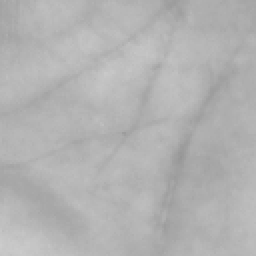
#> input picture 008-3.bmp, 128 x 128 px (shown 2 times larger)
$ python Data_enhancement_instance.py
#> lines starting #> are read from the running program, lines starting #| are printed output that depends on the picture
import os
from PIL import Image, ImageEnhance, ImageOps
import random
import numpy as np
import shutil


def get_random_angle():
    """
    返回一个旋转角度
    :return:得到一个随机的旋转角度
    """
    return random.uniform(0, 180)


# def get_random_factor():
#     random_factor = round(random.uniform(0.75, 1.30), 2)
#     return random_factor


# [43 lines left out: functions random_flip0, random_flip1, not called in this run]


def crop_center(image, size=(100, 100)):
    # 获取图像的宽度和高度
    width, height = image.size

    # 计算截取区域的左上角和右下角坐标
    left = (width - size[0]) // 2
    top = (height - size[1]) // 2
    right = left + size[0]
    bottom = top + size[1]

    # 截取图像中心的指定大小区域
    cropped_image = image.crop((left, top, right, bottom))

    return cropped_image


# 添加噪声函数
def add_noise(image, noise_factor=0.05):
    """
    在图像中添加随机噪声。
    :param image: 输入图像
    :param noise_factor: 噪声因子，控制噪声的强度
    :return: 添加噪声后的图像
    """
    img_array = np.array(image)
    noise = np.random.normal(scale=noise_factor, size=img_array.shape)
    noisy_image_array = img_array + noise
    noisy_image_array = np.clip(noisy_image_array, 0, 255).astype(np.uint8)
    return Image.fromarray(noisy_image_array)


def data_augmentation(image_path, output_path):
    # 创建输出路径
#> called with image_path = '008-3.bmp', output_path = './samples'
    if not os.path.exists(output_path):
        os.makedirs(output_path)

    # 打开图像
    original_img = Image.open(image_path)
#> original_img is the input picture: PIL image 128x128 L; min 149, max 204, mean 178.4

    # 调整亮度
    enhancer = ImageEnhance.Brightness(original_img)
    bright_img = enhancer.enhance(1.12)  # 亮度可以根据需求调整
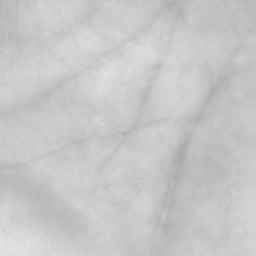
#> bright_img: PIL image 128x128 L (shown 2 times larger); min 166, max 228, mean 199.3

    # 调整对比度
    enhancer = ImageEnhance.Contrast(original_img)
    contrast_img = enhancer.enhance(1.12)  # 对比度可以根据需求调整

    # 随机噪声
    noisy_img = add_noise(original_img, noise_factor=my_noise_factor)

    # 图像翻转
    flipped_img = original_img.transpose(Image.FLIP_LEFT_RIGHT)

    # 图像旋转
    rotated_img = original_img.rotate(get_random_angle())
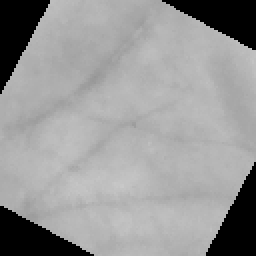
#> rotated_img: PIL image 128x128 L (shown 2 times larger); min 0, max 201, mean 151.5

    # 在图像中心截取一个my_size大小的图片
    small_img = crop_center(original_img, my_size)

    # 输出每个增强图像及原图像的拼接图像
    bright_img_with_original = Image.new('RGB', (original_img.width * 2, original_img.height))
#> bright_img_with_original: PIL image 256x128 RGB; every value is 0
    bright_img_with_original.paste(original_img, (0, 0))
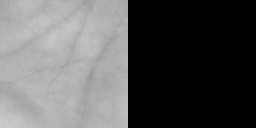
#> bright_img_with_original: PIL image 256x128 RGB; min 0, max 204, mean 89.2
    bright_img_with_original.paste(bright_img, (original_img.width, 0))
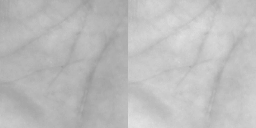
#> bright_img_with_original: PIL image 256x128 RGB; min 149, max 228, mean 188.8
    bright_img_with_original.save(os.path.join(output_path, f"bright_with_original.bmp"))

    contrast_img_with_original = Image.new('RGB', (original_img.width * 2, original_img.height))
    contrast_img_with_original.paste(original_img, (0, 0))
    contrast_img_with_original.paste(contrast_img, (original_img.width, 0))
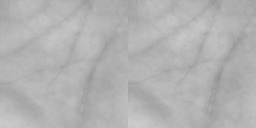
#> contrast_img_with_original: PIL image 256x128 RGB; min 145, max 207, mean 178.2
    contrast_img_with_original.save(os.path.join(output_path, f"contrast_with_original.bmp"))

    noisy_img_with_original = Image.new('RGB', (original_img.width * 2, original_img.height))
    noisy_img_with_original.paste(original_img, (0, 0))
    noisy_img_with_original.paste(noisy_img, (original_img.width, 0))
    noisy_img_with_original.save(os.path.join(output_path, f"noisy_with_original.bmp"))

    flipped_img_with_original = Image.new('RGB', (original_img.width * 2, original_img.height))
    flipped_img_with_original.paste(original_img, (0, 0))
    flipped_img_with_original.paste(flipped_img, (original_img.width, 0))
    flipped_img_with_original.save(os.path.join(output_path, f"flipped_with_original.bmp"))

    rotated_img_with_original = Image.new('RGB', (original_img.width * 2, original_img.height))
    rotated_img_with_original.paste(original_img, (0, 0))
    rotated_img_with_original.paste(rotated_img, (original_img.width, 0))
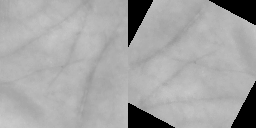
#> rotated_img_with_original: PIL image 256x128 RGB; min 0, max 204, mean 165
    rotated_img_with_original.save(os.path.join(output_path, f"rotated_with_original.bmp"))

    small_img_with_original = Image.new('RGB', (original_img.width * 2, original_img.height))
    small_img_with_original.paste(original_img, (0, 0))
    small_img_with_original.paste(small_img, (original_img.width, 0))
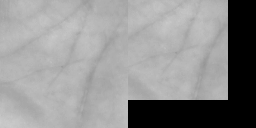
#> small_img_with_original: PIL image 256x128 RGB; min 0, max 204, mean 143.7
    small_img_with_original.save(os.path.join(output_path, f"small_with_original.bmp"))


if __name__ == "__main__":
    output_path = "./samples"
    image_path = "008-3.bmp"

    my_noise_factor = 0.03
    my_size = (100, 100)

    data_augmentation(image_path, output_path)

$ run again, with 001-1.bmp copied over 008-3.bmp
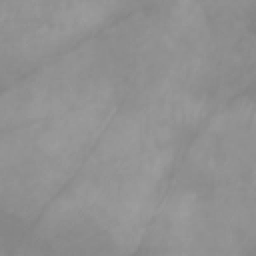
#> input picture 001-1.bmp, 128 x 128 px (shown 2 times larger)
#> in data_augmentation, original_img is the input picture: PIL image 128x128 L; min 132, max 158, mean 144.8
#> in data_augmentation, `bright_img_with_original.paste(bright_img, (original_img.width, 0))`:
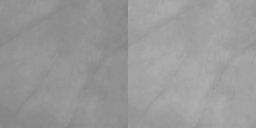
#> bright_img_with_original: PIL image 256x128 RGB; min 132, max 176, mean 153.2
#> in data_augmentation, `small_img_with_original.paste(small_img, (original_img.width, 0))`:
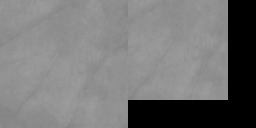
#> small_img_with_original: PIL image 256x128 RGB; min 0, max 158, mean 116.9
